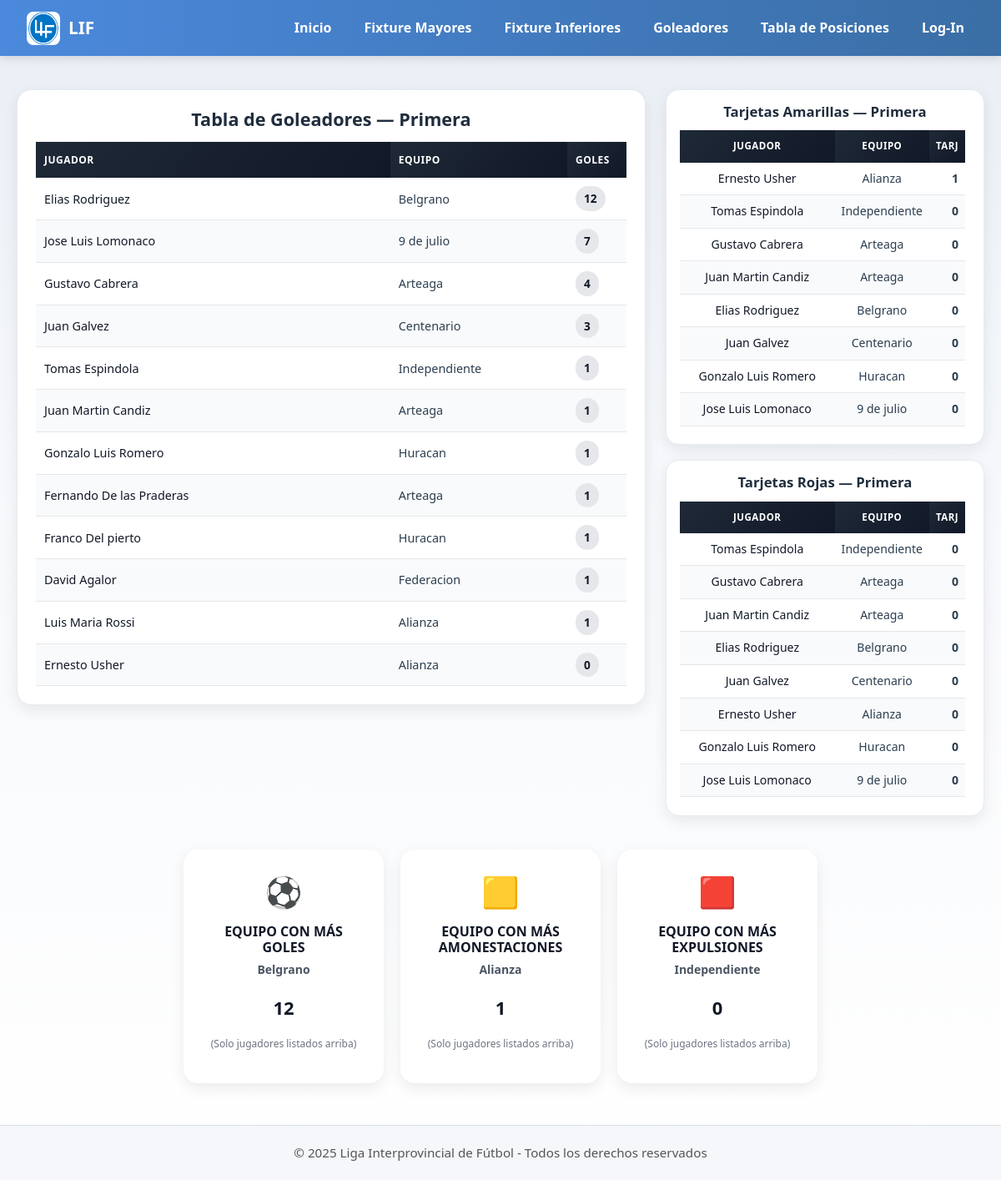
Screenshot of /goleadores/primera with the database file from the repository.
### app/models/models.py (models this page shows, shortened)
class Jugador(db.Model):
    __tablename__ = 'jugador'
    numero_carnet = db.Column(db.Integer, primary_key=True)
    nombre = db.Column(db.String(100), nullable=False)
    apellido = db.Column(db.String(100), nullable=False)
    fecha_nacimiento = db.Column(db.Date, nullable=True)
    club_id = db.Column(db.Integer, db.ForeignKey('club.id'), nullable=True)
    creado_en = db.Column(db.DateTime, default=datetime.datetime.utcnow, nullable=False)
    club = db.relationship('Club', backref='jugadores', lazy='joined')
    equipos = db.relationship('JugadorEquipo', back_populates='jugador', lazy='select', cascade='all, delete-orphan')
    estadisticas = db.relationship('EstadoJugadorPartido', back_populates='jugador', lazy='select', cascade='all, delete-orphan')
    __table_args__ = (
        UniqueConstraint('nombre', 'apellido', 'club_id', name='uq_jugador_nombre_apellido_club'),
    )

class Club(db.Model):
    __tablename__ = 'club'
    id = db.Column(db.Integer, primary_key=True)
    nombre = db.Column(db.String(150), nullable=False, unique=True)
    localidad = db.Column(db.String(120), nullable=True)
    escudo_url = db.Column(db.String(300), nullable=True)
    equipos = db.relationship('Equipo', back_populates='club', lazy='select', cascade='all, delete-orphan')

### app/routes/views.py (the view)
@views.route('/goleadores/<categoria>')
def mostrar_estadisticas(categoria):
    goles = consulta_estadistica(EstadoJugadorPartido.cant_goles, categoria, limite=15)
    amarillas = consulta_estadistica(EstadoJugadorPartido.tarjetas_amarillas, categoria, limite=10)
    rojas = consulta_estadistica(EstadoJugadorPartido.tarjetas_rojas, categoria, limite=10)
    estad = calcular_estadisticas(goles, amarillas, rojas)
    return render_template(
        'goleadores.html',
        categoria=categoria,
        goles=goles,
        amarillas=amarillas,
        rojas=rojas,
        stats=estad["stats"]   # 👈 AHORA SÍ EXISTE Y FUNCIONA
    )

### app/routes/views.py (called while the page is built)
def consulta_estadistica(columna, categoria, limite=15):
    return (
        db.session.query(
            Jugador.numero_carnet,
            Jugador.nombre,
            Jugador.apellido,
            Club.nombre.label("club_nombre"),
            func.sum(columna).label("total")
        )
        .join(EstadoJugadorPartido, EstadoJugadorPartido.id_jugador == Jugador.numero_carnet)
        .join(Partido, Partido.id == EstadoJugadorPartido.id_partido)
        .join(Club, Club.id == Jugador.club_id)
        .filter(func.lower(Partido.categoria) == categoria.lower())
        .group_by(
            Jugador.numero_carnet,
            Jugador.nombre,
            Jugador.apellido,
            Club.nombre
        )
        .order_by(func.sum(columna).desc())
        .limit(limite)
        .all()
    )

### app/templates/goleadores.html (shortened to what this page needs)
{% extends "base.html" %}
{% block content %}
<div class="main-grid">
    <div class="left-card">
        <h2>Tabla de Goleadores — {{ categoria.capitalize() }}</h2>
        <div class="table-goleadores-wrapper">
            <table class="table-goleadores">
                <thead>
                    <tr>
                        <th style="width:60%;">Jugador</th>
                        <th style="width:30%;">Equipo</th>
                        <th style="width:10%;">Goles</th>
                    </tr>
                </thead>
                <tbody>
                    {% for carnet, nombre, apellido, club_nombre, total in goles %}
                    <tr>
                        <td class="player-name">{{ nombre }} {{ apellido }}</td>
                        <td>{{ club_nombre }}</td>
                        <td><span class="badge-goals">{{ total }}</span></td>
                    </tr>
                    {% endfor %}
                </tbody>
            </table>
        </div>
    </div>
    <div class="right-column">
        <div class="card-panel">
            <h3>Tarjetas Amarillas — {{ categoria.capitalize() }}</h3>
            <div class="panel-scroll">
                <table class="panel-table">
                    <thead>
                        <tr>
                            <th>Jugador</th>
                            <th>Equipo</th>
                            <th style="text-align:right;">Tarj</th>
                        </tr>
                    </thead>
                    <tbody>
                        {% for carnet, nombre, apellido, club_nombre, total in amarillas %}
                        <tr>
                            <td class="player-name">{{ nombre }} {{ apellido }}</td>
                            <td>{{ club_nombre }}</td>
                            <td class="count">{{ total }}</td>
                        </tr>
                        {% endfor %}
                    </tbody>
                </table>
            </div>
        </div>
        <div class="card-panel">
            <h3>Tarjetas Rojas — {{ categoria.capitalize() }}</h3>
            <div class="panel-scroll">
                <table class="panel-table">
                    <thead>
                        <tr>
                            <th>Jugador</th>
                            <th>Equipo</th>
                            <th style="text-align:right;">Tarj</th>
                        </tr>
                    </thead>
                    <tbody>
                        {% for carnet, nombre, apellido, club_nombre, total in rojas %}
                        <tr>
                            <td class="player-name">{{ nombre }} {{ apellido }}</td>
                            <td>{{ club_nombre }}</td>
                            <td class="count">{{ total }}</td>
                        </tr>
                        {% endfor %}
                    </tbody>
                </table>
            </div>
        </div>
    </div>
</div>
<div class="stats-wrapper">
    {% for key, stat in stats.items() %}
    <div class="stat-card">
        <div class="stat-icon">{{ stat.icon }}</div>
        <h4 class="stat-title">{{ stat.titulo }}</h4>
        <p class="stat-team">{{ stat.equipo }}</p>
        <p class="stat-value">{{ stat.valor }}</p>
        <p class="stat-desc">{{ stat.descripcion }}</p>
    </div>
    {% endfor %}
</div>
{% endblock %}

### app/templates/base.html (style rules this page uses)
body { font-family: 'Poppins', 'Segoe UI', Arial, sans-serif; background: linear-gradient(180deg, #e9eef5 0%, #f6f8fb 40%, #ffffff 100%); margin: 0; padding: 0; color: #2c3e50; line-height: 1.6; }

### app/templates/goleadores.html (style rules this page uses)
.main-grid { max-width: 1300px; margin: 40px auto; display: grid; grid-template-columns: 2.4fr 1fr; gap: 24px; padding: 0 20px; align-items: start; }
.left-card { background: #ffffff; border-radius: 18px; padding: 22px; box-shadow: 0 6px 18px rgba(0,0,0,0.08); border: 1px solid #e6ebf2; min-height: 520px; display: flex; flex-direction: column; gap: 14px; }
.left-card h2 { margin: 0; font-size: 1.35rem; font-weight: 700; color: #1f2d3d; text-align: center; }
.table-goleadores-wrapper { flex: 1; }
.table-goleadores { width: 100%; border-collapse: collapse; table-layout: fixed; font-size: 0.9rem; }
.table-goleadores thead th { background: linear-gradient(135deg, #1f2937, #111827); color: #ffffff; padding: 12px 10px; font-size: 0.75rem; text-transform: uppercase; letter-spacing: 0.04em; text-align: left; }
.table-goleadores tbody tr { transition: background 0.2s ease; }
.table-goleadores tbody tr:nth-child(even) { background: #f9fafb; }
.table-goleadores td { padding: 10px 10px; border-bottom: 1px solid #e5e7eb; vertical-align: middle; }
.player-name { white-space: nowrap; overflow: hidden; text-overflow: ellipsis; font-weight: 500; color: #111827; }
.badge-goals { display: inline-block; background: #e5e7eb; padding: 4px 10px; border-radius: 999px; font-weight: 700; font-size: 0.85rem; color: #111827; text-align: center; }
.right-column { display: flex; flex-direction: column; gap: 18px; }
.card-panel { background: #ffffff; border-radius: 16px; padding: 16px; box-shadow: 0 6px 18px rgba(0,0,0,0.08); border: 1px solid #e6ebf2; display: flex; flex-direction: column; text-align: center; }
.card-panel h3 { margin-bottom: 12px; font-size: 1.05rem; font-weight: 700; color: #1f2d3d; }
.panel-scroll { overflow-y: auto; max-height: 360px; padding-right: 6px; flex: 1; }
.panel-table { width: 100%; border-collapse: collapse; font-size: 0.88rem; }
.panel-table thead th { background: linear-gradient(135deg, #1f2937, #111827); color: #ffffff; padding: 10px 8px; font-size: 0.72rem; text-transform: uppercase; letter-spacing: 0.04em; }
.panel-table tbody tr:nth-child(even) { background: #f9fafb; }
.panel-table td { padding: 8px; border-bottom: 1px solid #e5e7eb; }
.count { font-weight: 700; text-align: right; }
.stats-wrapper { display: flex; justify-content: center; flex-wrap: wrap; gap: 20px; margin-top: 25px; }
.stat-card { width: 240px; background: #ffffff; border-radius: 18px; padding: 22px; box-shadow: 0 6px 18px rgba(0,0,0,0.08); text-align: center; transition: transform 0.2s ease, box-shadow 0.2s ease; }
.stat-icon { font-size: 36px; margin-bottom: 10px; }
.stat-title { font-weight: 700; font-size: 16px; text-transform: uppercase; margin-bottom: 6px; color: #111827; }
.stat-team { font-size: 14px; color: #4b5563; font-weight: 600; }
.stat-value { font-size: 22px; font-weight: 800; color: #111827; margin-top: 6px; }
.stat-desc { font-size: 0.75rem; color: #6b7280; margin-top: 4px; }

### rows the page displays
Jugador: nombre "Elias", apellido "Rodriguez", club_nombre "Belgrano", total "12", total "0"
Jugador: nombre "Jose Luis", apellido "Lomonaco", club_nombre "9 de julio", total "7", total "0"
Jugador: nombre "Gustavo", apellido "Cabrera", club_nombre "Arteaga", total "4", total "0"
Jugador: nombre "Juan", apellido "Galvez", club_nombre "Centenario", total "3", total "0"
Jugador: nombre "Tomas", apellido "Espindola", club_nombre "Independiente", total "1", total "0"
Jugador: nombre "Juan Martin", apellido "Candiz", club_nombre "Arteaga", total "1", total "0"
Jugador: nombre "Gonzalo Luis", apellido "Romero", club_nombre "Huracan", total "1", total "0"
Jugador: nombre "Fernando", apellido "De las Praderas", club_nombre "Arteaga", total "1"
Jugador: nombre "Franco", apellido "Del pierto", club_nombre "Huracan", total "1"
Jugador: nombre "David", apellido "Agalor", club_nombre "Federacion", total "1"
Jugador: nombre "Luis Maria", apellido "Rossi", club_nombre "Alianza", total "1"
Jugador: nombre "Ernesto", apellido "Usher", club_nombre "Alianza", total "0", total "1"
Club: icon "⚽", titulo "EQUIPO CON MÁS GOLES", equipo "Belgrano", valor "12", descripcion "(Solo jugadores listados arriba)"
Club: icon "🟨", titulo "EQUIPO CON MÁS AMONESTACIONES", equipo "Alianza", valor "1", descripcion "(Solo jugadores listados arriba)"
Club: icon "🟥", titulo "EQUIPO CON MÁS EXPULSIONES", equipo "Independiente", valor "0", descripcion "(Solo jugadores listados arriba)"

### other values shown
{{ categoria.capitalize() }} "Primera"
